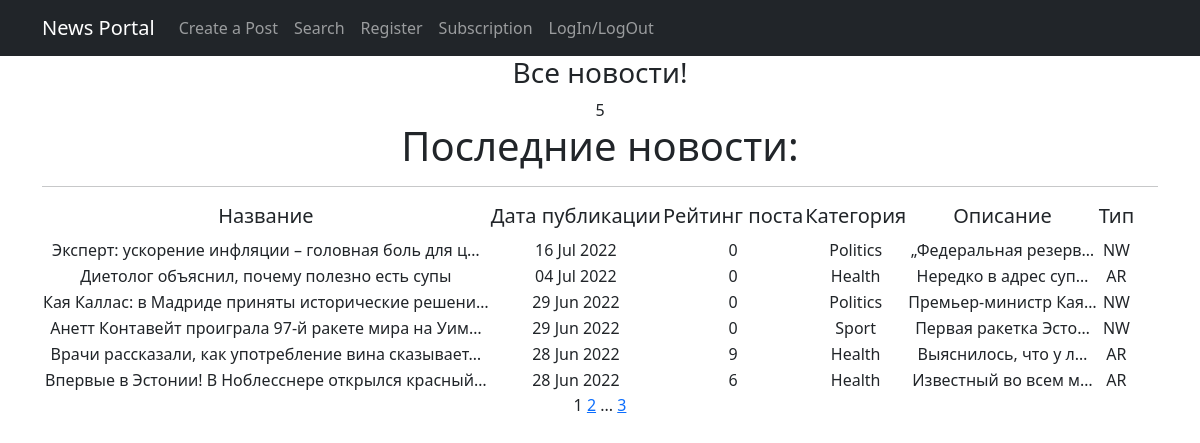
The app's page /posts/, older data.
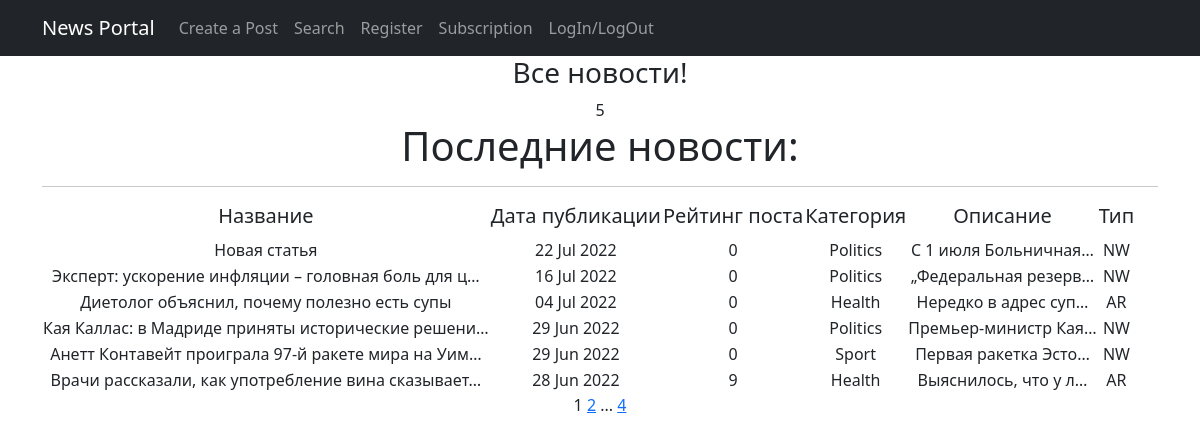
The same page, newer data.
### NewsPortal/models.py (models this page shows, shortened)
class Post(models.Model):
    author = models.ForeignKey(Author, on_delete=models.CASCADE)    #публикация имеет связь один к многим, поскольку
    NEWS = 'NW'
    ARTICLE = 'AR'
    CATEGORY_CHOICES = (
        (NEWS, 'Новость'),
        (ARTICLE, 'Статья'),
    )
    category_type = models.CharField(max_length=2, choices=CATEGORY_CHOICES, default=ARTICLE)   #поле категории
    datecreation = models.DateTimeField(auto_now_add=True)  #выбираем свойство сохранения автоматического время создания
    postCategory = models.ManyToManyField(Category, through='PostCategory')     #связь многие к многим, поскольку
    title = models.CharField(max_length=128)    #ставим среднее колисетво символов для названия
    text = models.TextField()   #неограниченное количсество символов для самой новости или статьи
    rating = models.SmallIntegerField(default=0)    #рейтинг статьи по умолчанию 0

class Category(models.Model):
    name = models.CharField(max_length=64, unique=True) #название категории не будет длинным словом,поэтому ставим
    subscribers = models.ManyToManyField(User, through='CategorySubscribers')
    def __str__(self):
        return f'{self.name}'

### NewsPortal/views.py (the view)
# urls.py: path('', PostList.as_view(), name='posts'),
class PostList(ListView):
    model = Post
    ordering = '-datecreation'
    template_name = 'posts.html'
    context_object_name = 'posts'
    paginate_by = 6
    def get_queryset(self):
        queryset = super().get_queryset()
        self.filterset = PostFilter(self.request.GET, queryset)
        return self.filterset.qs
    def get_context_data(self, **kwargs):
        context = super().get_context_data(**kwargs)
        context['news'] = 'posts'
        return context

### NewsPortal/templatetags/custom_tags.py (called while the page is built)
@register.simple_tag(takes_context=True)    # сообщает Django, что для работы тега требуется передать контекст
def url_replace(context, **kwargs):
   d = context['request'].GET.copy()    #нам позволяет скопировать все параметры текущего запроса.
   for k, v in kwargs.items():
       d[k] = v
   return d.urlencode()

### templates/posts.html (shortened to what this page needs)
{% extends 'flatpages/default.html' %}
{% load custom_tags %}
{% block title %}
<h3>Все новости!</h3>
{{ news | length }}
{% endblock title %}
{% block content %}
    <h1>Последние новости:</h1>
   <hr>
   {% if posts %}
       <table>
           <tr>
               <td><h5>Название</h5></td>
               <td><h5>Дата публикации</h5></td>
               <td><h5>Рейтинг поста</h5></td>
               <td><h5>Категория</h5></td>
               <td><h5>Описание</h5></td>
               <td><h5>Тип</h5></td>
           </tr>
           {% for post in posts %}
           <tr>
               <td>{{ post.title|truncatechars:50}}</td>
               <td>{{ post.datecreation|date:'d M Y' }}</td>
               <td>{{ post.rating }}</td>
               <td>{% for cat in post.postCategory.all %}
                            {{cat}}
                    {% endfor %}</td>
               <td>{{ post.text |truncatechars:20  }}</td>
               <td>{{ post.category_type }}</td>
           </tr>
           {% endfor %}
       </table>
   {% else %}
       <h2>Новостей нет!</h2>
   {% endif %}
    {{ page_obj.number }}
   {% if page_obj.has_next %}
       <a href="?{% url_replace page=page_obj.next_page_number %}">{{ page_obj.next_page_number }}</a>
       {% if paginator.num_pages != page_obj.next_page_number %}
           ...
           <a href="?{% url_replace page=page_obj.paginator.num_pages %}">{{ page_obj.paginator.num_pages }}</a>
       {% endif %}
   {% endif %}
{% endblock content %}

### templates/flatpages/default.html (shortened to what this page needs)
<!DOCTYPE html>
<html lang="en">
    <head>
        {% load static %}
        <link href="{% static 'css/styles.css' %}" rel="stylesheet" />
    </head>
    <body>
        <nav class="navbar navbar-expand-lg navbar-dark bg-dark static-top">
            <div class="container">
                <a class="navbar-brand" href="/posts/">News Portal</a>
                <div class="collapse navbar-collapse" id="navbarResponsive">
                    <ul class="navbar-nav ml-auto">
                        <li class="nav-item active">
                            <a class="nav-item">
                                <a class="nav-link" href="/posts/create/">Create a Post</a>
                            </a>
                        </li>
                        <li class="nav-item">
                                <a class="nav-link" href="/posts/search/">Search</a>
                        </li>
                        <li class="nav-item">
                                <a class="nav-link" href="/accounts/signup/">Register</a>
                            </li>
                            <li class="nav-item">
                                <a class="nav-link" href="posts/sub/">Subscription</a>
                            </li>
                            <li class="nav-item">
                                <a class="nav-link" href="/accounts/login/">LogIn/LogOut</a>
                            </li>
                    </ul>
                </div>
            </div>
        </nav>
        <div class="container">
            <div class="row">
                <div class="col-lg-12 text-center">
                {% block title %}{% endblock title %}
                {% block content %}{% endblock content %}
                </div>
            </div>
        </div>
    </body>
</html>

Row changes from the older to the newer data that the page shows:
no longer on this page (row unchanged): Post: title "Впервые в Эстонии! В Ноблесснере открылся красный…", datecreation "28 Jun 2022", rating "6", text "Известный во всем м…", category_type "AR", Category (name "Health")
added Post: title "Новая статья", datecreation "22 Jul 2022", rating "0", text "С 1 июля Больничная…", category_type "NW", Category (name "Politics")
Text that changed along with them:
{{ page_obj.paginator.num_pages }}: "3" → "4"
